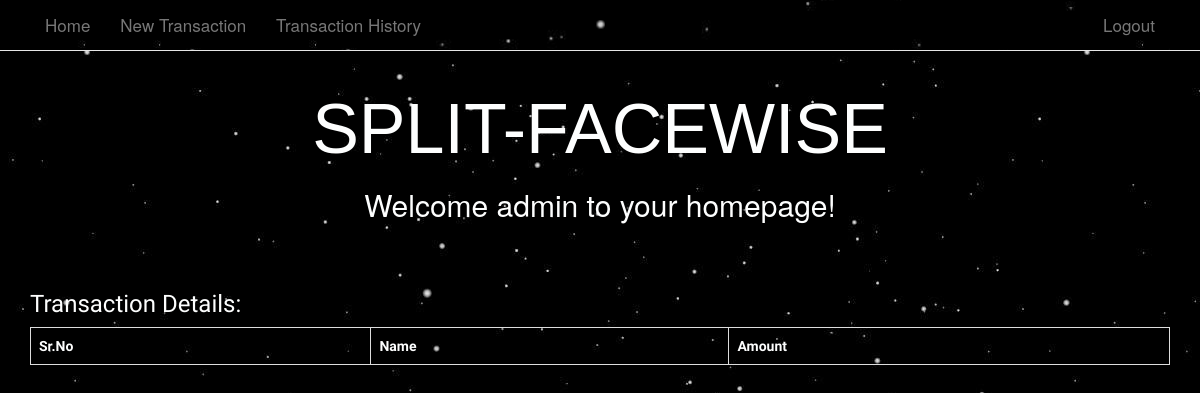
The app's page / (signed in), older data.
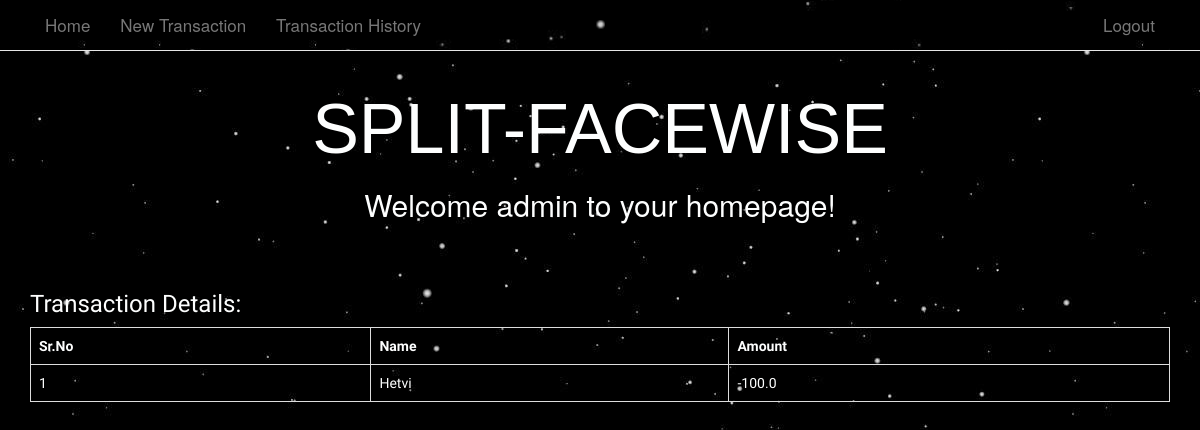
The same page, newer data.
### webapp/models.py (models this page shows, shortened)
class Transaction_Pairs(models.Model):
    person1=models.CharField(max_length=264)
    person2=models.CharField(max_length=264)
    amount=models.FloatField(null=True)
    grp_pic=models.ImageField(upload_to='profile_pics',blank=True,default= "default.jpg")

### webapp/views.py (the view)
# urls.py: url(r'^$',views.index,name='index',),
def index(request):
    global person_n
    datap= Transaction_Pairs.objects.filter(person1=request.user.get_username())
    dataopp= Transaction_Pairs.objects.filter(person2=request.user.get_username())
    return render(request,'index.html',{"datap":datap,"dataopp":dataopp})

### templates/index.html (shortened to what this page needs)
{% extends "base.html" %}
{% block body_block %}
{% load static %}
    <link rel="stylesheet" type="text/css" href="{% static 'css/index.css' %}"/>
    <h1 id="main-header" style="text-align:center; font-size: 70px;";>SPLIT-FACEWISE</h1>
    {% if user.is_authenticated %}
        <h2 style="text-align:center">Welcome {{ user.username }} to your homepage!</h2>
        <br></br>
        <h3 style="font-family:'PT Sans', sans-serif;">Transaction Details:</h3>
        <div class="row">
          <div class="col-md-12">
            <table>
              <thead>
                <tr>
                  <th>Sr.No</th>
                  <th>Name</th>
                  <th>Amount</th>
                </tr>
              </thead>
              <tbody>
                {% for i in dataopp %}
                  <tr>
                    <td>{{forloop.counter}}</td>
                    <td>{{i.person1}}</td>
                    <td>-{{i.amount}}</td>
                  </tr>
                {%endfor%}
              </tbody>
            </table>
          </div>
        </div>
    {% endif %}
{% endblock %}

Row changes from the older to the newer data that the page shows:
added Transaction_Pairs: person1 "Hetvi", amount "100.0"
